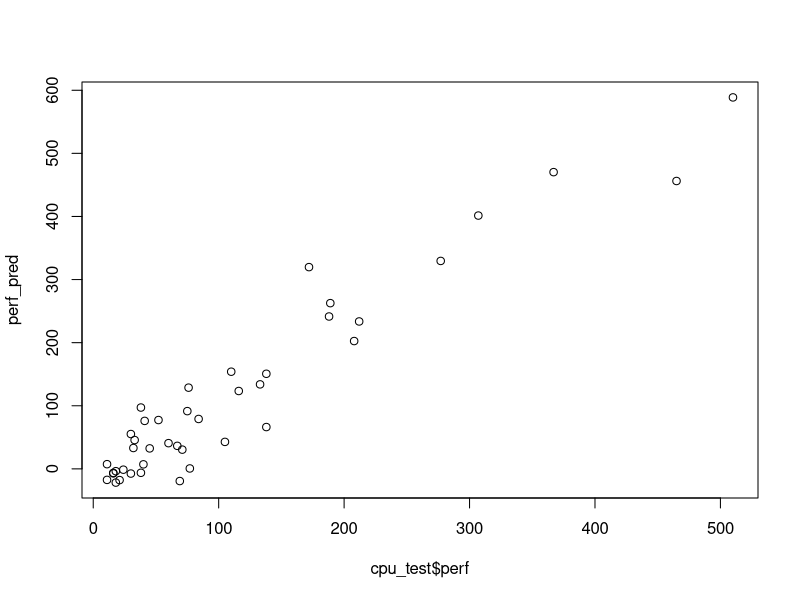

Source code (R):
library(MASS)
data(cpus)

# Split into two subsets
sample_index <- sample(nrow(cpus),nrow(cpus)*0.8)
cpu_train <- cpus[sample_index,]
cpu_test  <- cpus[-sample_index,]

#6.1
model6 <- lm(perf ~ syct + mmin + mmax + cach + chmin + chmax, data = cpu_train)
coef(model6)

#predict
perf_pred <- predict(model6,cpu_test)

# Compare predicted values with actual values 
plot(cpu_test$perf, perf_pred)

# Mean predicted value
mean(perf_pred)

# Mean actual value
mean(cpu_test$perf)

# Relative mean bias
(mean(perf_pred) - mean(cpu_test$perf))/mean(cpu_test$perf)*100


